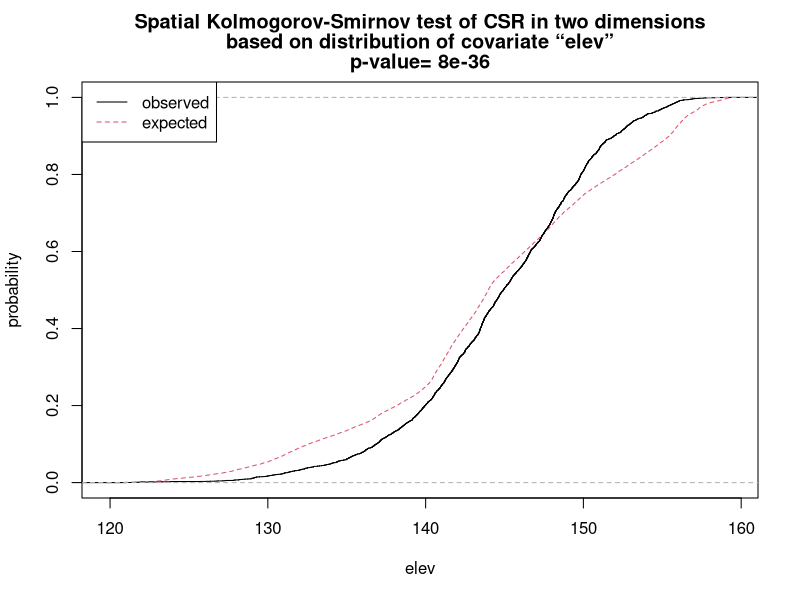
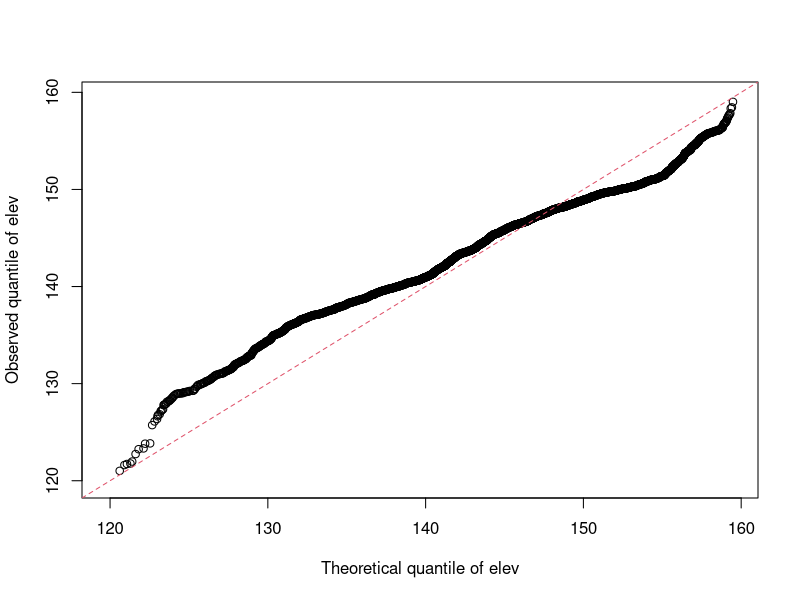
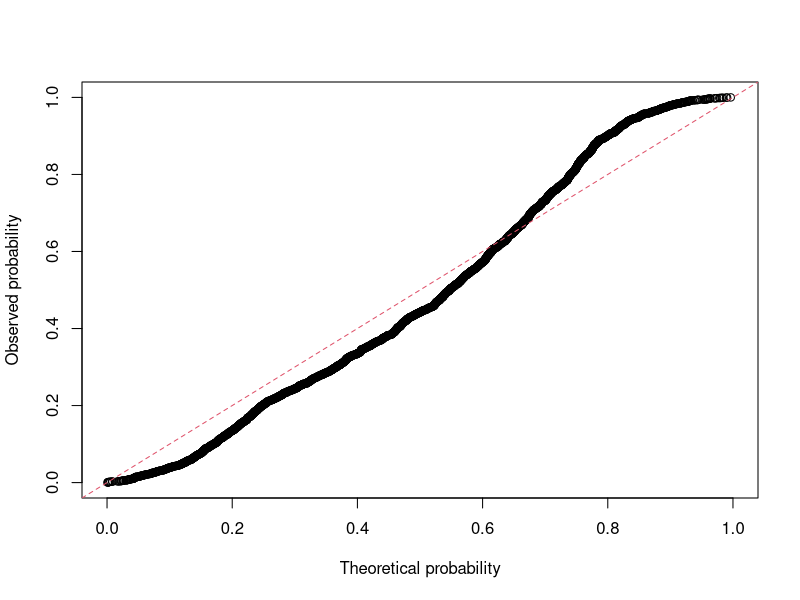
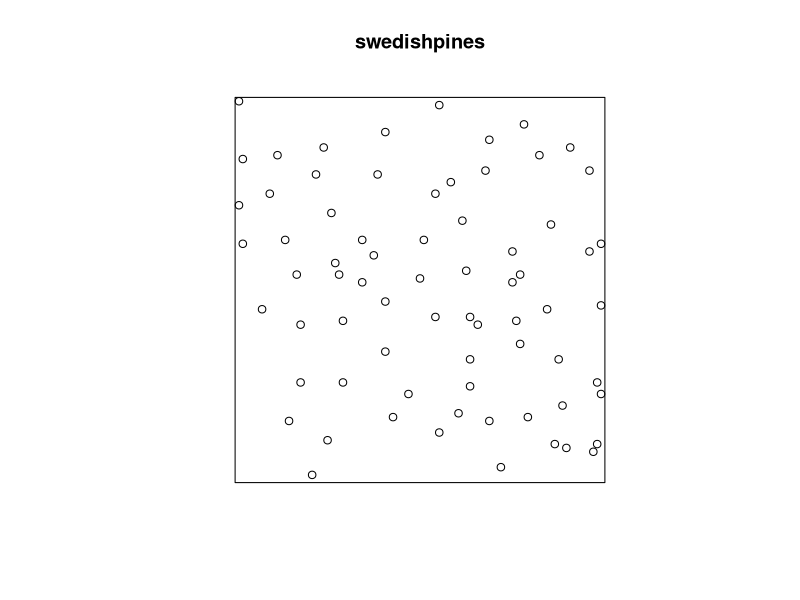
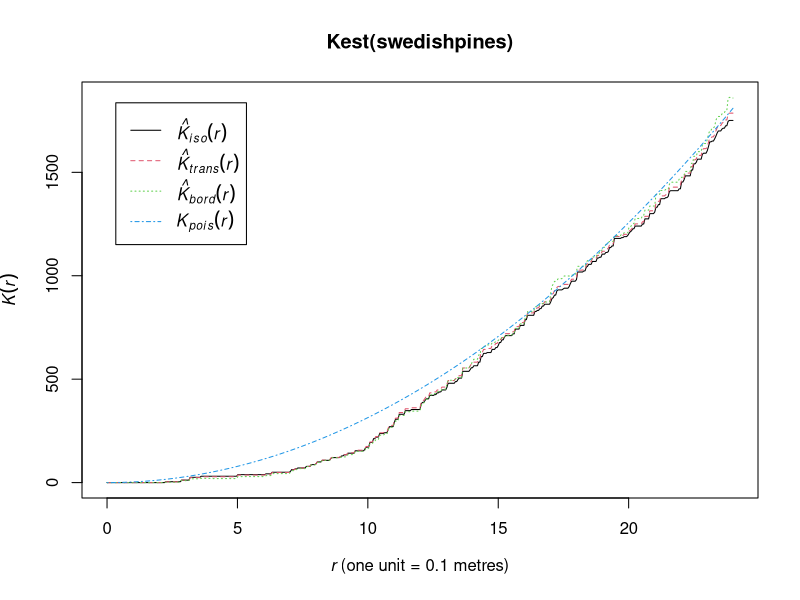
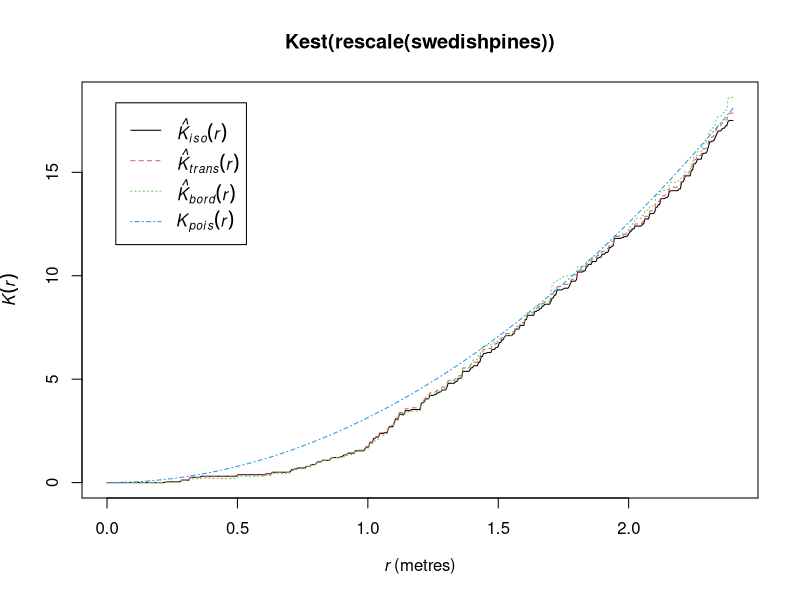
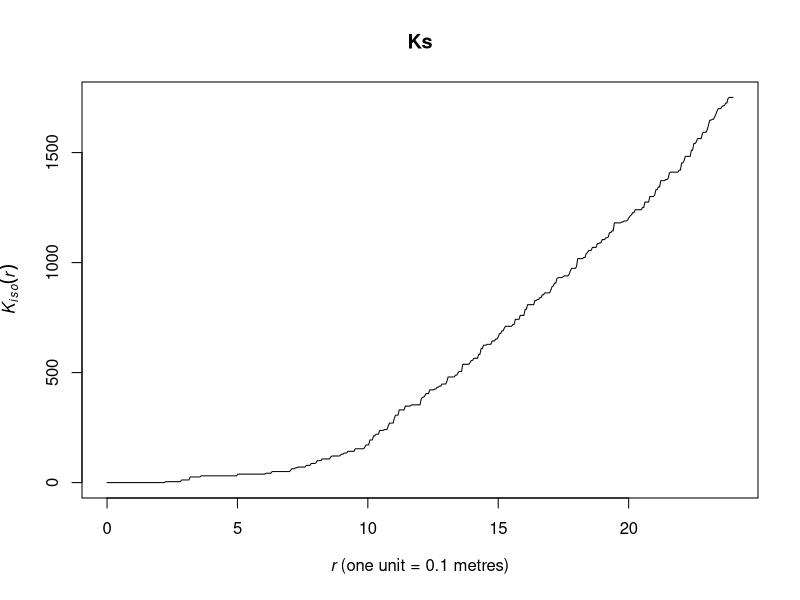
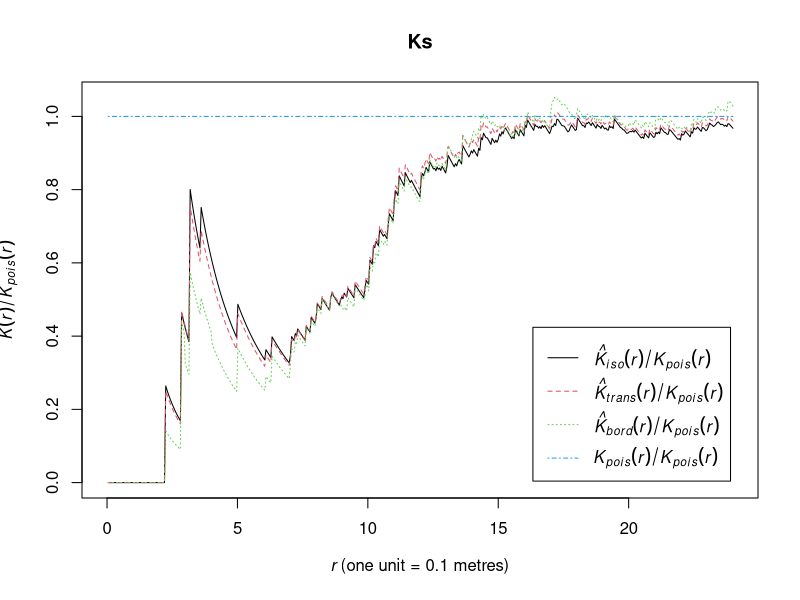

Reproduce these figures in R, in order. (Note: this script raises an error after producing the figures.)
## ---- chunk 1
library(spatstat)
## ---- chunk 2
swp= rescale(swedishpines)
summary(bei)
help("bei")
elev = bei.extra$elev 
#Testing CSR by comparing distributions of elevation 
#at bei locations
cdf=cdf.test(bei, elev)
cdf
plot(cdf)
plot(cdf,style="QQ")
plot(cdf,style="PP")
#Comparing distributions of the x coordinate for 
#the swedishpines data set
cdf.test(swp,"x")
## ---- chunk 3
#K function estimation
plot(swedishpines)
plot(Kest(swedishpines))
plot(Kest(rescale(swedishpines)))
#K function estimate
Ks = Kest(swedishpines)
Ks #Object of class fv
plot(Ks, iso ~ r) #Plot the isotropic correction estimate
plot(Ks, . / theo	~ r) #Divide each estimate by the theoretical K function
plot(Ks, . ~ theo) #Compare with theoretical
lambda = intensity(swedishpines) 
plot(Ks, lambda * . ~ r) #Average number of trees surrounding a typical tree
Ks = Kest(swedishpines)
K = as.function(Ks)
K(9) # Evaluate at a particular value of r
## ---- chunk 4
# Fit a stationary point process with Strauss dependence
ppm(swedishpines,~1,Strauss(7))
u=ppm(swedishpines,~1,Strauss(7))
coef(u)
exp(coef(u))
#Fit an in-homogeneous Point process with log intensity
#depending on x
ppm(swedishpines,~x)
#log intensity as a function of a factor covariate
ppm(swedishpines,~factor(ifelse(x<50,"left","right")))
# Examine a fitted model
fit=ppm(swedishpines,~1,Strauss(7))
fit
plot(fit)
pf=predict(fit)
coef(fit)
exp(coef(fit))
